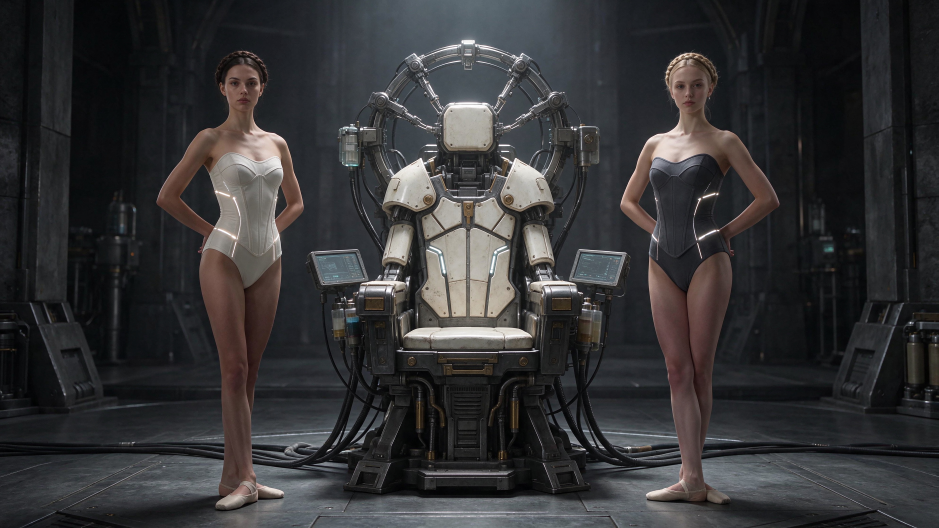
#> input picture v3/work/source.jpg, 2816 x 1584 px (shown at 1/3 size)
$ python grid.py source.jpg source.jpg 5
#> lines starting #> are read from the running program, lines starting #| are printed output that depends on the picture
import sys
from PIL import Image, ImageDraw, ImageFont
src=sys.argv[1]; out=sys.argv[2]; step=int(sys.argv[3]); box=[int(v) for v in sys.argv[4:8]] if len(sys.argv)>4 else None
im=Image.open(src).convert('RGB')
#> im is the input picture: PIL image 2816x1584 RGB; mean R, G, B 52.5, 52, 53.4
if box: im2=im.crop(box)
else: box=[0,0,*im.size]; im2=im
#> after `box = [0, 0, *im.size]`: box = [0, 0, 2816, 1584]
sc=max(1,int(round(1600/im2.width))) if im2.width<1600 else 1
#> sc = 1
if sc>1: im2=im2.resize((im2.width*sc,im2.height*sc),Image.LANCZOS)
d=ImageDraw.Draw(im2,'RGBA'); f=ImageFont.truetype('/usr/share/fonts/truetype/dejavu/DejaVuSansMono-Bold.ttf',20)
x0=(box[0]//step+1)*step
#> x0 = 5
for x in range(x0,box[2],step):
    px=(x-box[0])*sc; d.line([(px,0),(px,im2.height)],fill=(255,255,0,110),width=1)
    d.rectangle([px+2,2,px+62,26],fill=(0,0,0,170)); d.text((px+4,3),str(x),fill=(255,255,0),font=f)
y0=(box[1]//step+1)*step
#> y0 = 5
for y in range(y0,box[3],step):
    py=(y-box[1])*sc; d.line([(0,py),(im2.width,py)],fill=(0,255,255,110),width=1)
    d.rectangle([2,py+2,62,py+26],fill=(0,0,0,170)); d.text((4,py+3),str(y),fill=(0,255,255),font=f)
im2.save(out,quality=92)
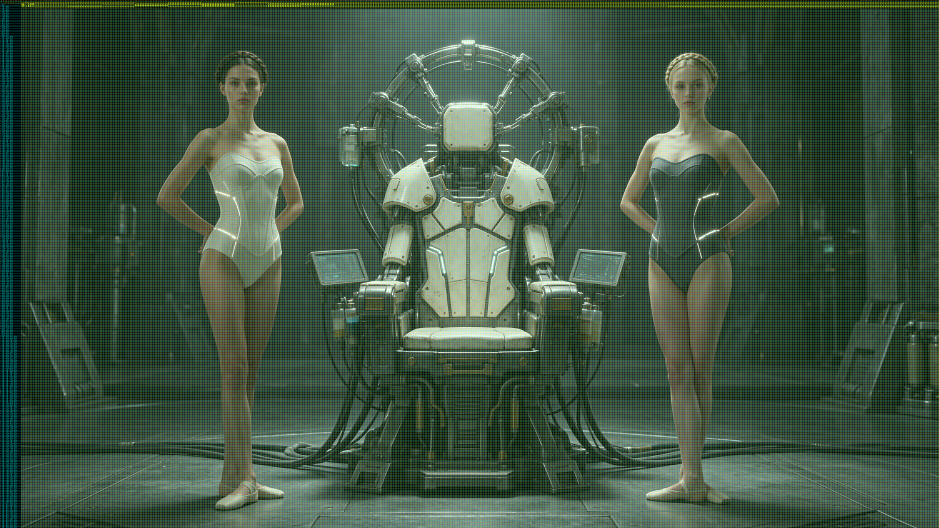
#> saved as source.jpg: PIL image 2816x1584 RGB (shown at 1/3 size); mean R, G, B 63.2, 85.2, 66
